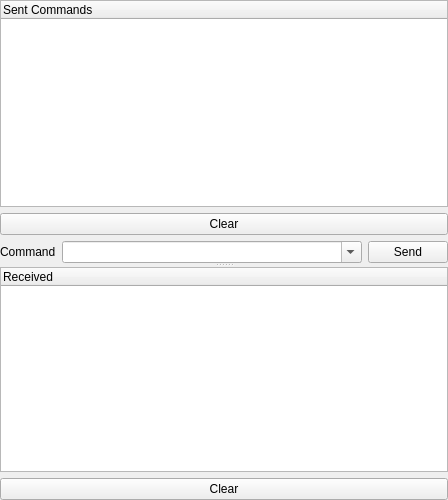
<?xml version="1.0" encoding="UTF-8"?>
<ui version="4.0">
 <class>CTcpTerminalGuiComp</class>
 <widget class="QWidget" name="CTcpTerminalGuiComp">
  <property name="geometry">
   <rect>
    <x>0</x>
    <y>0</y>
    <width>448</width>
    <height>500</height>
   </rect>
  </property>
  <layout class="QVBoxLayout" name="verticalLayout_3">
   <property name="leftMargin">
    <number>0</number>
   </property>
   <property name="topMargin">
    <number>0</number>
   </property>
   <property name="rightMargin">
    <number>0</number>
   </property>
   <property name="bottomMargin">
    <number>0</number>
   </property>
   <item>
    <widget class="QSplitter" name="splitter">
     <property name="orientation">
      <enum>Qt::Vertical</enum>
     </property>
     <widget class="QWidget" name="layoutWidget1">
      <layout class="QVBoxLayout" name="verticalLayout">
       <item>
        <widget class="QTreeWidget" name="SentList">
         <property name="rootIsDecorated">
          <bool>false</bool>
         </property>
         <property name="itemsExpandable">
          <bool>false</bool>
         </property>
         <property name="wordWrap">
          <bool>true</bool>
         </property>
         <attribute name="headerVisible">
          <bool>true</bool>
         </attribute>
         <column>
          <property name="text">
           <string>Sent Commands</string>
          </property>
         </column>
        </widget>
       </item>
       <item>
        <widget class="QPushButton" name="ClearSentListButton">
         <property name="text">
          <string>Clear</string>
         </property>
        </widget>
       </item>
       <item>
        <layout class="QHBoxLayout" name="horizontalLayout">
         <item>
          <widget class="QLabel" name="label">
           <property name="text">
            <string>Command</string>
           </property>
          </widget>
         </item>
         <item>
          <widget class="QComboBox" name="CommandCB">
           <property name="sizePolicy">
            <sizepolicy hsizetype="Expanding" vsizetype="Fixed">
             <horstretch>0</horstretch>
             <verstretch>0</verstretch>
            </sizepolicy>
           </property>
           <property name="editable">
            <bool>true</bool>
           </property>
          </widget>
         </item>
         <item>
          <widget class="QPushButton" name="SendButton">
           <property name="text">
            <string>Send</string>
           </property>
          </widget>
         </item>
        </layout>
       </item>
      </layout>
     </widget>
     <widget class="QWidget" name="layoutWidget2">
      <layout class="QVBoxLayout" name="verticalLayout_2">
       <item>
        <widget class="QTreeWidget" name="ReceivedList">
         <property name="rootIsDecorated">
          <bool>false</bool>
         </property>
         <property name="itemsExpandable">
          <bool>false</bool>
         </property>
         <property name="wordWrap">
          <bool>true</bool>
         </property>
         <attribute name="headerVisible">
          <bool>true</bool>
         </attribute>
         <column>
          <property name="text">
           <string>Received</string>
          </property>
         </column>
        </widget>
       </item>
       <item>
        <widget class="QPushButton" name="ClearReceivedListButton">
         <property name="text">
          <string>Clear</string>
         </property>
        </widget>
       </item>
      </layout>
     </widget>
    </widget>
   </item>
  </layout>
 </widget>
 <tabstops>
  <tabstop>SentList</tabstop>
  <tabstop>ClearSentListButton</tabstop>
  <tabstop>CommandCB</tabstop>
  <tabstop>SendButton</tabstop>
  <tabstop>ReceivedList</tabstop>
  <tabstop>ClearReceivedListButton</tabstop>
 </tabstops>
 <resources/>
 <connections/>
</ui>
